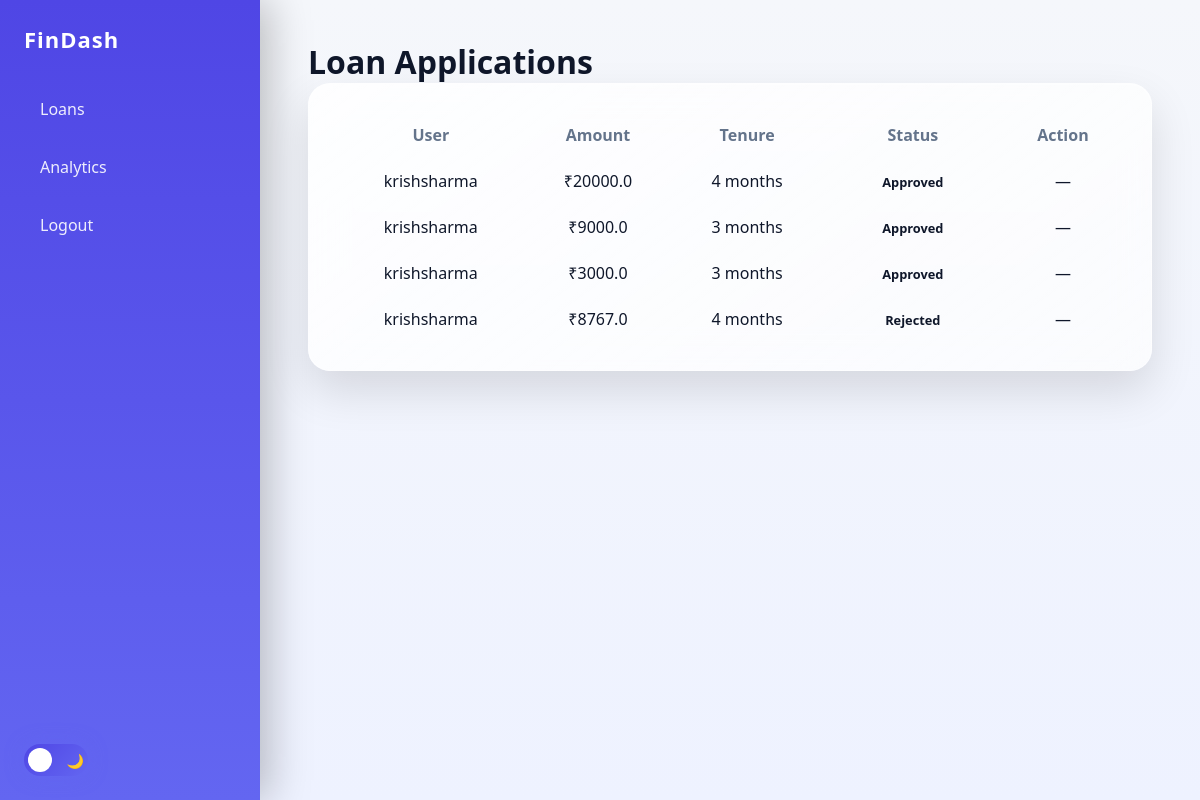
The page /admin/dashboard (signed in) on the database as committed earlier.
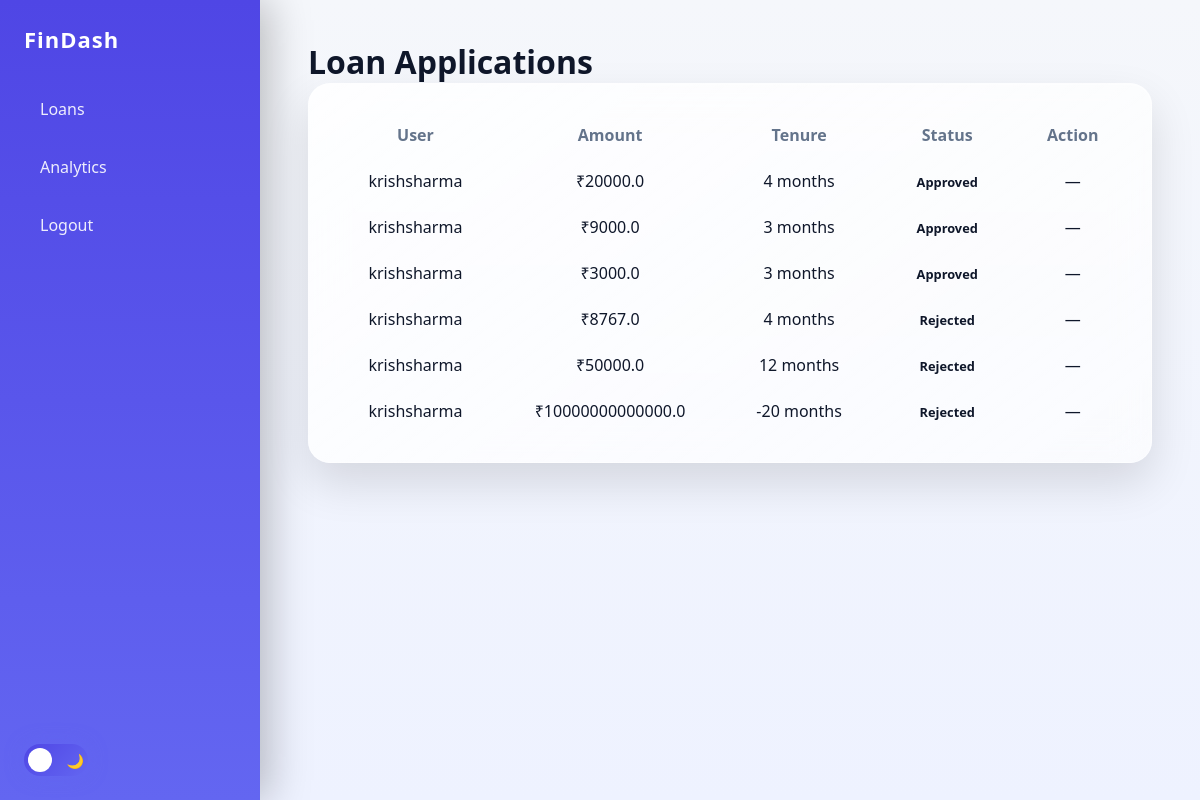
The same page on the database as committed later.
### models/loan.py (models this page shows)
class Loan(db.Model):
    id = db.Column(db.Integer, primary_key=True)
    user_id = db.Column(db.Integer, nullable=False)
    borrower = db.Column(db.String(100))
    amount = db.Column(db.Float)
    tenure = db.Column(db.Integer)
    status = db.Column(db.String(20), default="Pending")
    created_at = db.Column(db.DateTime, default=datetime.utcnow)

### routes/admin.py (the view)
@admin_bp.route("/dashboard")
@login_required
def dashboard():
    if current_user.role != "admin":
        return "Unauthorized", 403
    loans = Loan.query.all()
    return render_template("admin/dashboard.html", loans=loans)

### templates/admin/dashboard.html (shortened to what this page needs)
{% extends "base_dashboard.html" %}
{% block content %}
<h1>Loan Applications</h1>
<div class="card">
    <table>
        <thead>
            <tr>
                <th>User</th>
                <th>Amount</th>
                <th>Tenure</th>
                <th>Status</th>
                <th>Action</th>
            </tr>
        </thead>
        <tbody>
            {% for loan in loans %}
            <tr id="loan-{{ loan.id }}">
                <td>{{ loan.borrower }}</td>
                <td>₹{{ loan.amount }}</td>
                <td>{{ loan.tenure }} months</td>
                <td>
                    <span class="status {{ loan.status }}">
                        {{ loan.status }}
                    </span>
                </td>
                <td>
                    {% if loan.status == "Pending" %}
                    <button class="btn approve"
                            data-loan-id="{{ loan.id }}"
                            onclick="updateStatus(this, 'Approved')">
                        Approve
                    </button>
                    <button class="btn reject"
                            data-loan-id="{{ loan.id }}"
                            onclick="updateStatus(this, 'Rejected')">
                        Reject
                    </button>
                    {% else %}
                        —
                    {% endif %}
                </td>
            </tr>
            {% endfor %}
        </tbody>
    </table>
</div>
{% endblock %}

### templates/base_dashboard.html (shortened to what this page needs)
<!DOCTYPE html>
<html lang="en" data-theme="light">
<head>
    <link rel="stylesheet" href="{{ url_for('static', filename='css/base.css') }}">
    <link rel="stylesheet" href="{{ url_for('static', filename='css/dark.css') }}">
    <link rel="stylesheet" href="{{ url_for('static', filename='css/animations.css') }}">
</head>
<body>
<div class="dashboard-layout">
    <aside class="sidebar">
        <h2>FinDash</h2>
        <nav>
            <ul>
                <li><a href="/user/dashboard">Loans</a></li>
                <li><a href="/admin/analytics">Analytics</a></li>
                <li><a href="/auth/logout">Logout</a></li>
            </ul>
        </nav>
        <div class="theme-toggle" id="themeToggle">
            <span class="icon">☀</span>
            <span class="icon">🌙</span>
            <div class="toggle-ball"></div>
        </div>
    </aside>
    <main class="main-content">
        {% block content %}{% endblock %}
    </main>
</div>
</body>
</html>

### static/css/base.css (style rules this page uses)
:root { --bg-main: linear-gradient(180deg, #f5f7fb, #eef2ff); --bg-card: rgba(255, 255, 255, 0.85); --text-main: #0f172a; --text-muted: #64748b; --primary: #4f46e5; --secondary: #6366f1; --accent: #22c55e; --glass-blur: blur(16px); --shadow-soft: 0 20px 40px rgba(0, 0, 0, 0.1); --shadow-hover: 0 30px 60px rgba(79, 70, 229, 0.25); --border-soft: rgba(0, 0, 0, 0.08); --transition: all 0.35s ease; }
* { margin: 0; padding: 0; box-sizing: border-box; }
body { font-family: "Segoe UI", system-ui, sans-serif; background: var(--bg-main); color: var(--text-main); min-height: 100vh; transition: var(--transition); }
.dashboard-layout { display: grid; grid-template-columns: 260px 1fr; min-height: 100vh; width: 100%; }
.sidebar { padding: 24px; display: flex; flex-direction: column; background: linear-gradient( 180deg, var(--primary), var(--secondary) ); color: #ffffff; box-shadow: 8px 0 40px rgba(0, 0, 0, 0.25); }
.sidebar h2 { font-size: 22px; margin-bottom: 32px; letter-spacing: 1px; }
.sidebar nav ul { list-style: none; }
.sidebar nav ul li { margin-bottom: 12px; }
.sidebar nav ul li a { display: block; padding: 12px 16px; border-radius: 12px; color: #ffffff; text-decoration: none; font-weight: 500; opacity: 0.9; transition: var(--transition); }
.theme-toggle { margin-top: auto; width: 64px; height: 32px; padding: 4px; background: linear-gradient( 135deg, var(--primary), var(--secondary) ); border-radius: 999px; position: relative; cursor: pointer; display: flex; align-items: center; justify-content: space-between; box-shadow: 0 0 18px rgba(99, 102, 241, 0.6); }
.theme-toggle .icon { font-size: 14px; z-index: 2; }
.toggle-ball { position: absolute; top: 4px; left: 4px; width: 24px; height: 24px; background: #ffffff; border-radius: 50%; transition: var(--transition); }
.main-content { padding: 40px 48px; animation: contentFade 0.6s ease; }
.card, .kpi, .chart-card, .table-card { position: relative; background: linear-gradient( 145deg, rgba(255, 255, 255, 0.85), rgba(255, 255, 255, 0.65) ); backdrop-filter: blur(18px); -webkit-backdrop-filter: blur(18px); border-radius: 22px; border: 1px solid rgba(255, 255, 255, 0.4); box-shadow: 0 20px 45px rgba(0, 0, 0, 0.12), inset 0 1px 1px rgba(255, 255, 255, 0.4); padding: 28px; margin-bottom: 36px; transition: all 0.45s cubic-bezier(0.4, 0, 0.2, 1); overflow: hidden; }
.card::before, .kpi::before, .chart-card::before { content: ""; position: absolute; inset: 0; background: radial-gradient( circle at top left, rgba(79, 70, 229, 0.25), transparent 60% ); opacity: 0; transition: opacity 0.4s ease; pointer-events: none; }
table { width: 100%; border-collapse: collapse; }
th { text-align: left; font-weight: 600; color: var(--text-muted); padding-bottom: 12px; }
td { padding: 12px 0; color: var(--text-main); }
.status { padding: 6px 14px; border-radius: 999px; font-size: 0.8rem; font-weight: 600; }

### static/css/animations.css (style rules this page uses)
table { width: 100%; border-collapse: collapse; }
th, td { padding: 12px; text-align: center; }
tr { transition: background .3s; }

Rows that differ between the two databases and show on the page:
added Loan: borrower "krishsharma", amount "50000.0", tenure "12", status "Rejected"
added Loan: borrower "krishsharma", amount "10000000000000.0", tenure "-20", status "Rejected"
